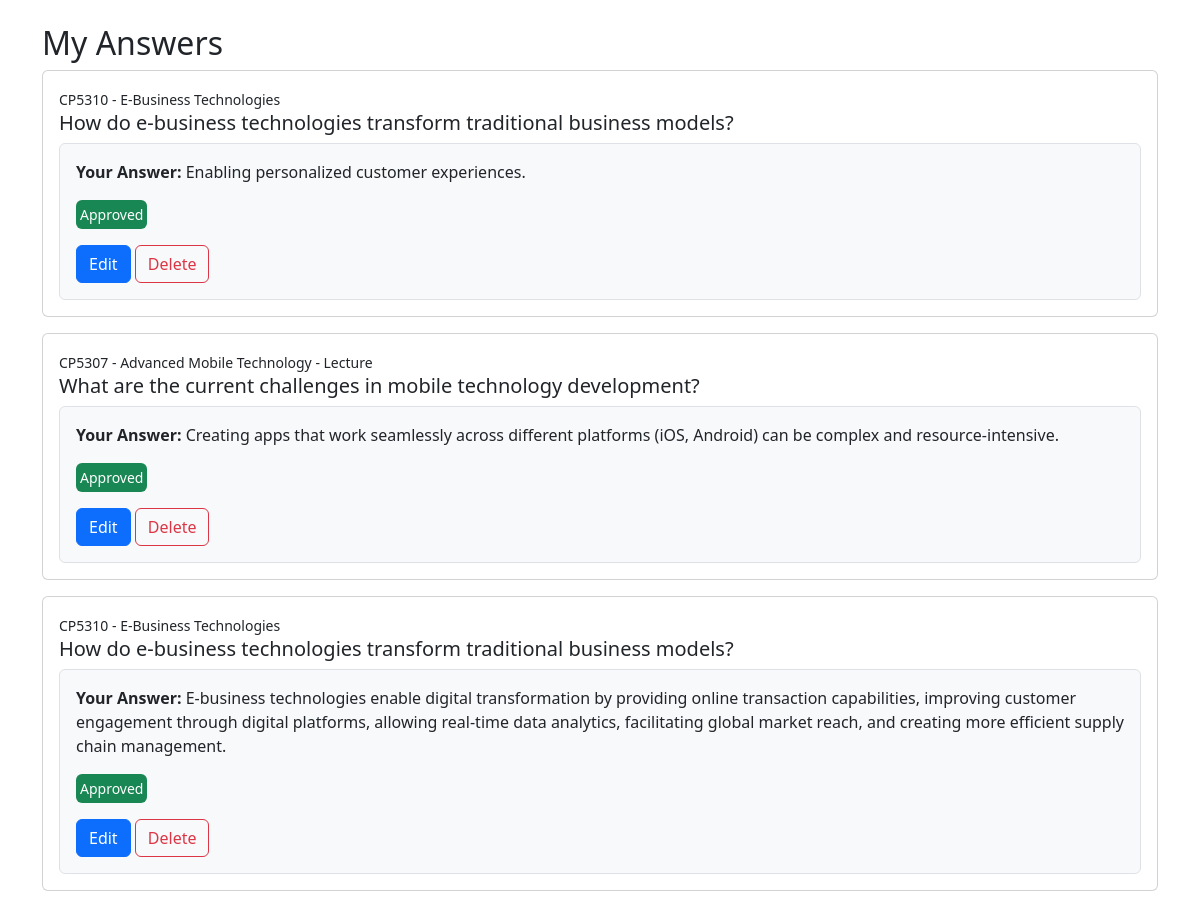
/myanswers.php (signed in), run on the app's committed database.
### tables this page shows
CREATE TABLE `answers` (
  `id` int(11) NOT NULL,
  `question_id` int(11) NOT NULL,
  `user_id` int(11) NOT NULL,
  `content` text NOT NULL,
  `created_at` timestamp NOT NULL DEFAULT current_timestamp(),
  `approved` tinyint(1) DEFAULT 0
);

CREATE TABLE `questions` (
  `id` int(11) NOT NULL,
  `user_id` int(11) NOT NULL,
  `subject_id` int(11) NOT NULL,
  `question` text NOT NULL,
  `created_at` timestamp NOT NULL DEFAULT current_timestamp(),
  `approved` int(11) NOT NULL DEFAULT 0
);

### myanswers.php (the view, shortened to what this page needs)
<?php
include 'db.php';
$user_id = $_SESSION['user_id'];
$query = "
    SELECT q.id AS question_id, q.question, q.subject_id, a.id AS answer_id, a.content, a.approved
    FROM answers a
    JOIN questions q ON a.question_id = q.id
    WHERE a.user_id = '$user_id'
    ORDER BY a.created_at DESC";
$result = mysqli_query($conn, $query);
$subjects_query = "SELECT * FROM subjects";
$subjects_result = mysqli_query($conn, $subjects_query);
$subjects = [];
while ($subject_row = mysqli_fetch_assoc($subjects_result)) {
    $subjects[$subject_row['id']] = $subject_row['code'] . " - " . $subject_row['name'];
}
?>
<!DOCTYPE html>
<html lang="en">
<head>
    <link href="https://cdn.jsdelivr.net/npm/bootstrap@5.3.0/dist/css/bootstrap.min.css" rel="stylesheet">
    <link rel="stylesheet" href="styles/styles.css"/>
</head>
<body>
    <div class="container mt-4">
        <h2>My Answers</h2>
        <div id="answers-list">
            <?php if (mysqli_num_rows($result) > 0): ?>
                <?php while ($row = mysqli_fetch_assoc($result)): ?>
                    <div class="card mb-3">
                        <div class="card-body">
                            <small>
                                <?= isset($subjects[$row['subject_id']]) ? $subjects[$row['subject_id']] : 'Unknown Subject' ?>
                            </small>
                            <h5 class="card-title"><?= htmlspecialchars($row['question']) ?></h5>
                            <div class="answer-section p-3 mt-2 border rounded bg-light">
                                <p><strong>Your Answer:</strong> <?= htmlspecialchars($row['content']) ?></p>
                                <div>
                                    <?php
                                    if ($row['approved'] == 1) {
                                        echo '<small class="d-inline-block p-1 mb-2 bg-success text-white rounded"> Approved</small>';
                                    } elseif ($row['approved'] == 0) {
                                        echo '<small class="d-inline-block p-1 mb-2 bg-secondary text-white rounded"> Pending Approval</small>';
                                    } else {
                                        echo '<small class="d-inline-block p-1 mb-2 bg-danger text-white rounded"> Rejected</small>';
                                    }
                                    ?>
                                </div>
                                <button class="btn btn-primary edit-answer mt-2" data-id="<?= $row['answer_id'] ?>"
                                    data-content="<?= htmlspecialchars($row['content']) ?>"
                                    data-bs-toggle="modal" data-bs-target="#editAnswerModal">
                                    Edit
                                </button>
                                <button class="btn btn-outline-danger delete-answer mt-2" data-id="<?= $row['answer_id'] ?>">
                                    Delete
                                </button>
                            </div>
                        </div>
                    </div>
                <?php endwhile; ?>
            <?php else: ?>
                <div class="text-muted">You have not answered any questions.</div>
            <?php endif; ?>
        </div>
    </div>
</body>
</html>

### data on the page
answers: question.subject_id "CP5310 - E-Business Technologies", question.question "How do e-business technologies transform traditional business models?", content "Enabling personalized customer experiences.", approved "Approved"
answers: question.subject_id "CP5307 - Advanced Mobile Technology - Lecture", question.question "What are the current challenges in mobile technology development?", content "Creating apps that work seamlessly across different platforms (iOS, Android) can be complex and resource-intensive.", approved "Approved"
answers: question.subject_id "CP5310 - E-Business Technologies", question.question "How do e-business technologies transform traditional business models?", content "E-business technologies enable digital transformation by providing online transaction capabilities, improving customer engagement through digital platforms, allowing real-time data analytics, facilitating global market reach, and creating more efficient supply chain management.", approved "Approved"
